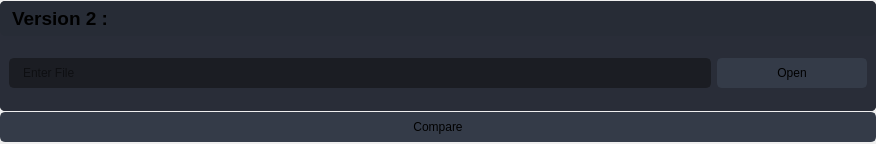
                   <widget class="QFrame" name="frame_10">
                    <property name="geometry">
                     <rect>
                      <x>10</x>
                      <y>160</y>
                      <width>876</width>
                      <height>144</height>
                     </rect>
                    </property>
                    <property name="styleSheet">
                     <string notr="true">border-radius: 5px;</string>
                    </property>
                    <property name="frameShape">
                     <enum>QFrame::StyledPanel</enum>
                    </property>
                    <property name="frameShadow">
                     <enum>QFrame::Raised</enum>
                    </property>
                    <layout class="QVBoxLayout" name="verticalLayout_32">
                     <property name="spacing">
                      <number>0</number>
                     </property>
                     <property name="leftMargin">
                      <number>0</number>
                     </property>
                     <property name="topMargin">
                      <number>0</number>
                     </property>
                     <property name="rightMargin">
                      <number>0</number>
                     </property>
                     <property name="bottomMargin">
                      <number>0</number>
                     </property>
                     <item>
                      <widget class="QFrame" name="frame_div_content_10">
                       <property name="minimumSize">
                        <size>
                         <width>0</width>
                         <height>110</height>
                        </size>
                       </property>
                       <property name="maximumSize">
                        <size>
                         <width>16777215</width>
                         <height>110</height>
                        </size>
                       </property>
                       <property name="styleSheet">
                        <string notr="true">background-color: rgb(41, 45, 56);
border-radius: 5px;
</string>
                       </property>
                       <property name="frameShape">
                        <enum>QFrame::NoFrame</enum>
                       </property>
                       <property name="frameShadow">
                        <enum>QFrame::Raised</enum>
                       </property>
                       <layout class="QVBoxLayout" name="verticalLayout_33">
                        <property name="spacing">
                         <number>0</number>
                        </property>
                        <property name="leftMargin">
                         <number>0</number>
                        </property>
                        <property name="topMargin">
                         <number>0</number>
                        </property>
                        <property name="rightMargin">
                         <number>0</number>
                        </property>
                        <property name="bottomMargin">
                         <number>0</number>
                        </property>
                        <item>
                         <widget class="QFrame" name="frame_title_wid_11">
                          <property name="maximumSize">
                           <size>
                            <width>16777215</width>
                            <height>35</height>
                           </size>
                          </property>
                          <property name="styleSheet">
                           <string notr="true">background-color: rgb(39, 44, 54);</string>
                          </property>
                          <property name="frameShape">
                           <enum>QFrame::StyledPanel</enum>
                          </property>
                          <property name="frameShadow">
                           <enum>QFrame::Raised</enum>
                          </property>
                          <widget class="QLabel" name="labelBoxBlenderInstalation_12">
                           <property name="enabled">
                            <bool>true</bool>
                           </property>
                           <property name="geometry">
                            <rect>
                             <x>12</x>
                             <y>2</y>
                             <width>281</width>
                             <height>31</height>
                            </rect>
                           </property>
                           <property name="font">
                            <font>
                             <family>Segoe UI</family>
                             <pointsize>14</pointsize>
                             <weight>75</weight>
                             <bold>true</bold>
                            </font>
                           </property>
                           <property name="styleSheet">
                            <string notr="true"/>
                           </property>
                           <property name="text">
                            <string>Version 2 : </string>
                           </property>
                          </widget>
                         </widget>
                        </item>
                        <item>
                         <widget class="QFrame" name="frame_content_wid_11">
                          <property name="frameShape">
                           <enum>QFrame::NoFrame</enum>
                          </property>
                          <property name="frameShadow">
                           <enum>QFrame::Raised</enum>
                          </property>
                          <layout class="QHBoxLayout" name="horizontalLayout_24">
                           <item>
                            <layout class="QGridLayout" name="gridLayout_14">
                             <property name="bottomMargin">
                              <number>0</number>
                             </property>
                             <item row="0" column="0">
                              <widget class="QLineEdit" name="lineEdit_11">
                               <property name="minimumSize">
                                <size>
                                 <width>0</width>
                                 <height>30</height>
                                </size>
                               </property>
                               <property name="styleSheet">
                                <string notr="true">QLineEdit {
	background-color: rgb(27, 29, 35);
	border-radius: 5px;
	border: 2px solid rgb(27, 29, 35);
	padding-left: 10px;
}
QLineEdit:hover {
	border: 2px solid rgb(64, 71, 88);
}
QLineEdit:focus {
	border: 2px solid rgb(91, 101, 124);
}</string>
                               </property>
                               <property name="readOnly">
                                <bool>true</bool>
                               </property>
                               <property name="placeholderText">
                                <string>Enter File</string>
                               </property>
                               <property name="clearButtonEnabled">
                                <bool>false</bool>
                               </property>
                              </widget>
                             </item>
                             <item row="0" column="1">
                              <widget class="QPushButton" name="current_pushButton">
                               <property name="minimumSize">
                                <size>
                                 <width>150</width>
                                 <height>30</height>
                                </size>
                               </property>
                               <property name="font">
                                <font>
                                 <family>Segoe UI</family>
                                 <pointsize>9</pointsize>
                                </font>
                               </property>
                               <property name="styleSheet">
                                <string notr="true">QPushButton {
	border: 2px solid rgb(52, 59, 72);
	border-radius: 5px;	
	background-color: rgb(52, 59, 72);
}
QPushButton:hover {
	background-color: rgb(57, 65, 80);
	border: 2px solid rgb(61, 70, 86);
}
QPushButton:pressed {	
	background-color: rgb(35, 40, 49);
	border: 2px solid rgb(43, 50, 61);
}</string>
                               </property>
                               <property name="text">
                                <string>Open</string>
                               </property>
                               <property name="icon">
                                <iconset resource="files.qrc">
                                 <normaloff>:/16x16/icons/16x16/cil-folder-open.png</normaloff>:/16x16/icons/16x16/cil-folder-open.png</iconset>
                               </property>
                              </widget>
                             </item>
                            </layout>
                           </item>
                          </layout>
                         </widget>
                        </item>
                       </layout>
                      </widget>
                     </item>
                     <item>
                      <widget class="QPushButton" name="webCompareButton">
                       <property name="minimumSize">
                        <size>
                         <width>150</width>
                         <height>30</height>
                        </size>
                       </property>
                       <property name="font">
                        <font>
                         <family>Segoe UI</family>
                         <pointsize>9</pointsize>
                        </font>
                       </property>
                       <property name="styleSheet">
                        <string notr="true">QPushButton {
	border: 2px solid rgb(52, 59, 72);
	border-radius: 5px;	
	background-color: rgb(52, 59, 72);
}
QPushButton:hover {
	background-color: rgb(57, 65, 80);
	border: 2px solid rgb(61, 70, 86);
}
QPushButton:pressed {	
	background-color: rgb(35, 40, 49);
	border: 2px solid rgb(43, 50, 61);
}</string>
                       </property>
                       <property name="text">
                        <string>Compare</string>
                       </property>
                       <property name="icon">
                        <iconset resource="files.qrc">
                         <normaloff>:/20x20/icons/20x20/cil-loop-circular.png</normaloff>:/20x20/icons/20x20/cil-loop-circular.png</iconset>
                       </property>
                       <property name="iconSize">
                        <size>
                         <width>16</width>
                         <height>16</height>
                        </size>
                       </property>
                      </widget>
                     </item>
                    </layout>
                   </widget>
